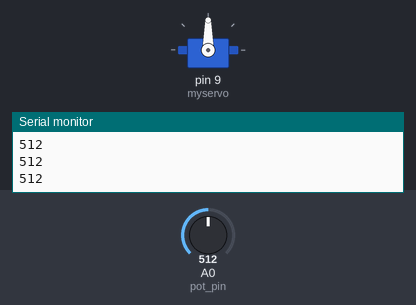
Recording of a sketch running on a simulated Arduino Uno, built with avr-gcc and run on an emulated ATmega328P. On the bench: servo, the last lines printed to the serial monitor. The test bench sets the inputs (shaded band); at power-on: A0 (pot_pin) = 512.

Above: at 1.2 s.
1.3 s: A0 (pot_pin) set to 716
At 2.5 s:
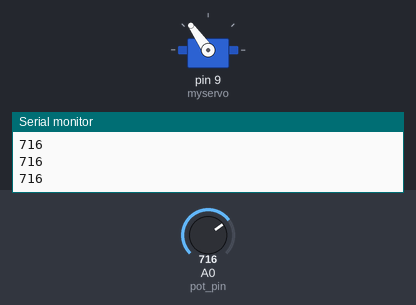
2.8 s: A0 (pot_pin) set to 900
At 3.8 s:
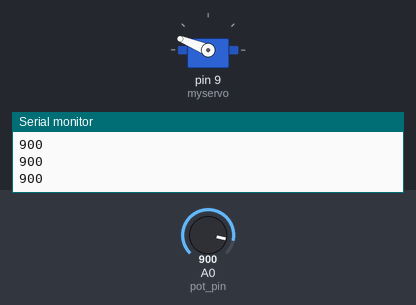
4.3 s: A0 (pot_pin) set to 1023
At 4.9 s:
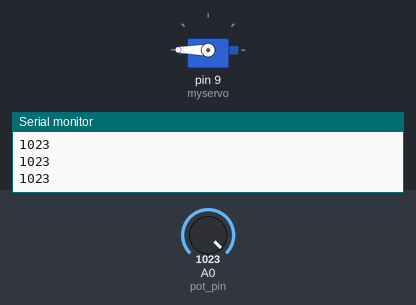
5.8 s: A0 (pot_pin) set to 306
At 6.2 s:
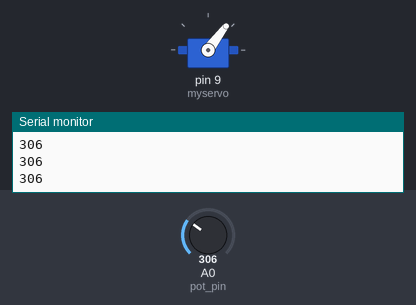
7.3 s: A0 (pot_pin) set to 122
At 8.4 s:
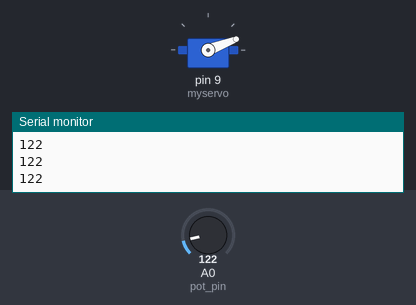
8.8 s: A0 (pot_pin) set to 0
At 9.4 s:
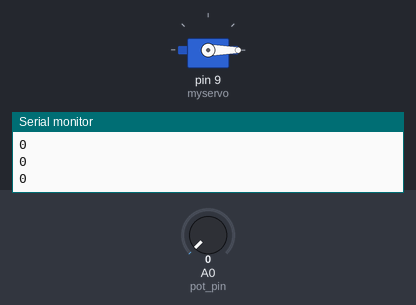
Timing chart, 0 to 11.3 s (numbered marks = the images above; inputs shaded):
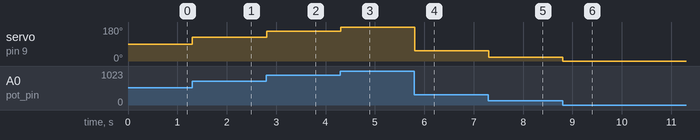

Measured:
- after the input at 1.3 s, servo on pin 9 (myservo): 90° → 125° at once
- after the input at 2.8 s, servo on pin 9 (myservo): 125° → 158° at once
- after the input at 4.3 s, servo on pin 9 (myservo): 158° → 180° at once
- after the input at 5.8 s, servo on pin 9 (myservo): 180° → 53° at once
- after the input at 7.3 s, servo on pin 9 (myservo): 53° → 21° at once
- after the input at 8.8 s, servo on pin 9 (myservo): 21° → 0° at once

The sketch:

2_servo_with_pot.ino
```cpp
/****
Servo Example with potentiometer
***/

#include <Servo.h>   // Include the Servo library
Servo myservo;  // Create a servo object

const int pot_pin = A0;
int value = 0;

void setup() {
  Serial.begin(9600);
  myservo.attach(9);  // Attach pin 9 to the servo object
}

void loop() {
  value = analogRead(pot_pin);
  Serial.println(value);
  value = map(value, 0, 1023, 0, 180);
  myservo.write(value);
}
```
